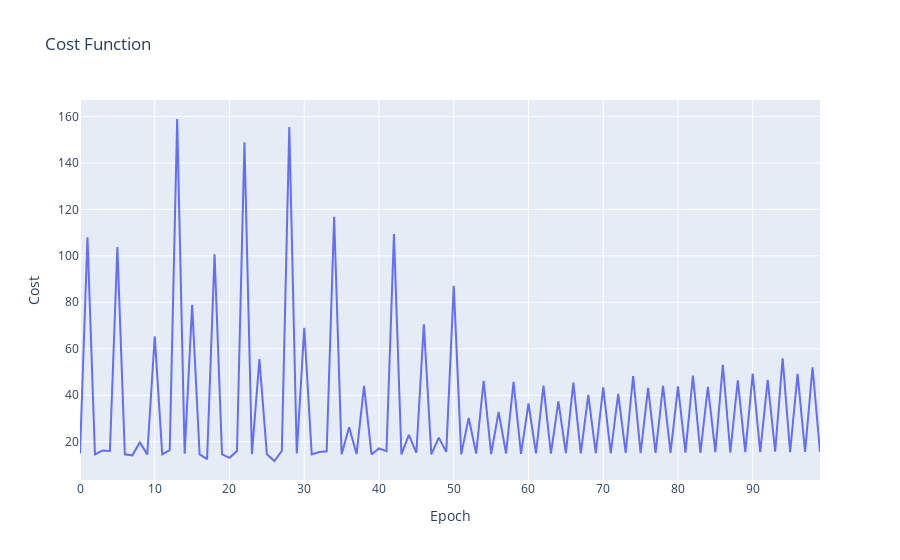
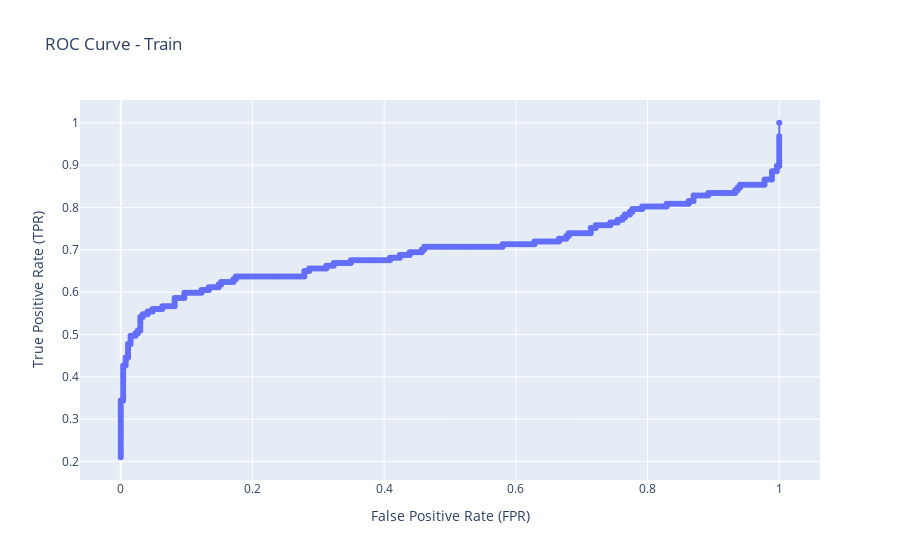
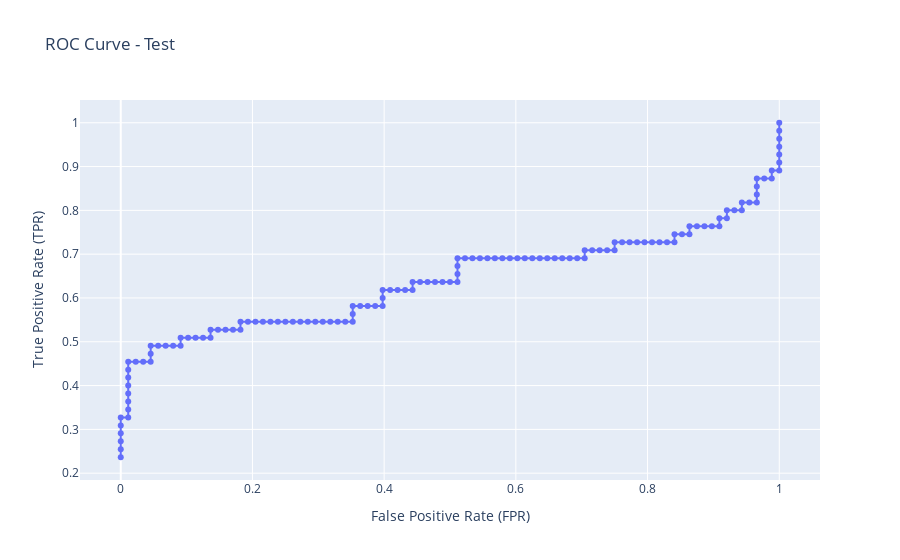

Notebook cell for these charts, in order:
### Markdown cell above
<span style="font-size:36px;">Use LogisticRegression without Normalize</span>

### Code cell
show_results(X_train, y_train, X_test, y_test, weights, bias, 0.001, 100, False)

### Figure 1 — Plotly figure (JSON) as saved in the notebook; plotly's stock layout.template omitted (floating-point values rounded to 4 significant figures)
{"data": [{"hovertemplate": "Epoch=%{x}<br>Cost=%{y}<extra></extra>", "legendgroup": "", "line": {"color": "#636efa", "dash": "solid"}, "marker": {"symbol": "circle"}, "mode": "lines", "name": "", "orientation": "v", "showlegend": false, "type": "scatter", "x": [0, 1, 2, 3, 4, 5, 6, 7, 8, 9, 10, 11, 12, 13, 14, 15, 16, 17, 18, 19, 20, 21, 22, 23, 24, 25, 26, 27, 28, 29, 30, 31, 32, 33, 34, 35, 36, 37, 38, 39, 40, 41, 42, 43, 44, 45, 46, 47, 48, 49, 50, 51, 52, 53, 54, 55, 56, 57, 58, 59, 60, 61, 62, 63, 64, 65, 66, 67, 68, 69, 70, 71, 72, 73, 74, 75, 76, 77, 78, 79, 80, 81, 82, 83, 84, 85, 86, 87, 88, 89, 90, 91, 92, 93, 94, 95, 96, 97, 98, 99], "xaxis": "x", "y": [14.9, 108.0, 14.54, 16.18, 15.98, 103.7, 14.54, 14.13, 19.68, 14.54, 65.35, 14.54, 16.38, 158.9, 14.78, 78.91, 14.54, 12.45, 100.6, 14.54, 13.05, 15.98, 148.9, 14.63, 55.5, 14.54, 11.68, 16.06, 155.4, 14.93, 69.07, 14.54, 15.56, 15.87, 116.8, 14.54, 26.18, 14.67, 44.02, 14.54, 17.08, 15.92, 109.3, 14.54, 22.94, 15.21, 70.56, 14.54, 21.74, 15.62, 87.15, 14.54, 30.26, 14.89, 46.23, 14.67, 32.75, 14.92, 45.73, 14.77, 36.43, 14.93, 44.09, 14.83, 37.36, 15.05, 45.38, 14.91, 40.13, 15.05, 43.38, 15.01, 40.53, 15.2, 48.26, 15.11, 43.13, 15.15, 44.01, 15.17, 43.77, 15.29, 48.49, 15.2, 43.64, 15.5, 53.11, 15.36, 46.43, 15.49, 49.31, 15.45, 46.62, 15.68, 55.9, 15.53, 49.16, 15.64, 52.02, 15.57], "yaxis": "y"}], "layout": {"legend": {"tracegroupgap": 0}, "title": {"text": "Cost Function"}, "xaxis": {"anchor": "y", "domain": [0, 1], "title": {"text": "Epoch"}}, "yaxis": {"anchor": "x", "domain": [0, 1], "title": {"text": "Cost"}}}}

### Figure 2 — Plotly figure (JSON) as saved in the notebook; plotly's stock layout.template omitted (floating-point values rounded to 4 significant figures; data arrays with more than 128 entries replaced by an {"elided": "..."} marker saying what was removed)
{"data": [{"hovertemplate": "False Positive Rate (FPR)=%{x}<br>True Positive Rate (TPR)=%{y}<extra></extra>", "legendgroup": "", "line": {"color": "#636efa", "dash": "solid"}, "marker": {"symbol": "circle"}, "mode": "lines+markers", "name": "", "orientation": "v", "showlegend": false, "type": "scatter", "x": {"elided": "390 float values"}, "xaxis": "x", "y": {"elided": "390 float values"}, "yaxis": "y"}], "layout": {"legend": {"tracegroupgap": 0}, "title": {"text": "ROC Curve - Train"}, "xaxis": {"anchor": "y", "domain": [0, 1], "title": {"text": "False Positive Rate (FPR)"}}, "yaxis": {"anchor": "x", "domain": [0, 1], "title": {"text": "True Positive Rate (TPR)"}}}}

### Figure 3 — Plotly figure (JSON) as saved in the notebook; plotly's stock layout.template omitted (floating-point values rounded to 4 significant figures; data arrays with more than 128 entries replaced by an {"elided": "..."} marker saying what was removed)
{"data": [{"hovertemplate": "False Positive Rate (FPR)=%{x}<br>True Positive Rate (TPR)=%{y}<extra></extra>", "legendgroup": "", "line": {"color": "#636efa", "dash": "solid"}, "marker": {"symbol": "circle"}, "mode": "lines+markers", "name": "", "orientation": "v", "showlegend": false, "type": "scatter", "x": {"elided": "131 float values"}, "xaxis": "x", "y": {"elided": "131 float values"}, "yaxis": "y"}], "layout": {"legend": {"tracegroupgap": 0}, "title": {"text": "ROC Curve - Test"}, "xaxis": {"anchor": "y", "domain": [0, 1], "title": {"text": "False Positive Rate (FPR)"}}, "yaxis": {"anchor": "x", "domain": [0, 1], "title": {"text": "True Positive Rate (TPR)"}}}}
